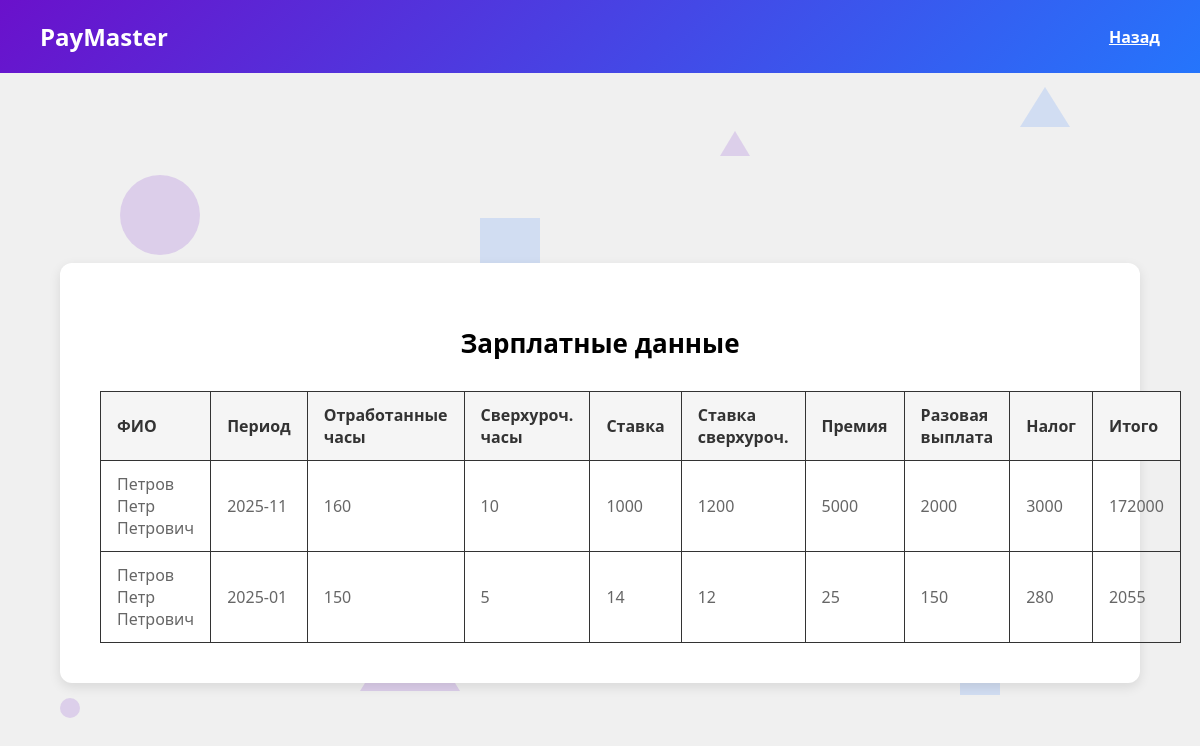
Screenshot of /salary_details (signed in) with the database file from the repository.
### tables this page shows
CREATE TABLE "Payroll" (
	"id"	INTEGER,
	"period"	TEXT NOT NULL,
	"hoursWorked"	INTEGER NOT NULL,
	"overtimeHours"	NUMERIC,
	"Rate"	INTEGER NOT NULL,
	"overtimeRate"	INTEGER,
	"bonus"	INTEGER,
	"oneTimePayment"	INTEGER,
	"taxAmount"	INTEGER NOT NULL,
	"totalEarnings"	INTEGER NOT NULL,
	"Employee_id"	INTEGER,
	PRIMARY KEY("id" AUTOINCREMENT),
	FOREIGN KEY("Employee_id") REFERENCES "Employee"("id")
);

CREATE TABLE "Employee" (
	"id"	INTEGER,
	"FIO"	TEXT NOT NULL,
	"PaymentType_id"	INTEGER,
	"Users_id"	INTEGER,
	PRIMARY KEY("id" AUTOINCREMENT),
	FOREIGN KEY("PaymentType_id") REFERENCES "PaymentType"("id"),
	FOREIGN KEY("Users_id") REFERENCES "users"("id")
);

### server.py (the view)
@app.route("/salary_details")
def salary_details():
    buh_id = session.get("user_id")
    if not buh_id:
        return redirect(url_for("login_page"))
    conn = get_db()
    payrolls = conn.execute("""
        SELECT e.FIO, p.period, p.hoursWorked, p.overtimeHours,
               p.Rate, p.overtimeRate, p.bonus, p.oneTimePayment,
               p.taxAmount, p.totalEarnings
        FROM Payroll p
        JOIN Employee e ON p.Employee_id = e.id
        WHERE e.Users_id = ?
        ORDER BY p.period DESC, e.FIO
    """, (buh_id,)).fetchall()
    conn.close()
    return render_template("Details.html", payrolls=payrolls)

### server.py (called while the page is built)
def get_db():
    conn = sqlite3.connect(DB_PATH)
    conn.row_factory = sqlite3.Row
    return conn

### templates/Details.html (shortened to what this page needs)
<!DOCTYPE html>
<html lang="ru">
<head>
  <link rel="stylesheet" href="{{ url_for('static', filename='Details.css') }}" />
</head>
<body>
  <header class="top-bar">
    <div class="brand">PayMaster</div>
    <nav class="nav-right">
      <a href="{{ url_for('buh_home') }}" class="nav-item">Назад</a>
    </nav>
  </header>
  <main class="page">
    <section class="content table-card">
      <h2>Зарплатные данные</h2>
      <table>
        <thead>
          <tr>
            <th>ФИО</th>
            <th>Период</th>
            <th>Отработанные часы</th>
            <th>Сверхуроч. часы</th>
            <th>Ставка</th>
            <th>Ставка сверхуроч.</th>
            <th>Премия</th>
            <th>Разовая выплата</th>
            <th>Налог</th>
            <th>Итого</th>
          </tr>
        </thead>
        <tbody>
          {% for p in payrolls %}
          <tr>
            <td>{{ p.FIO }}</td>
            <td>{{ p.period }}</td>
            <td>{{ p.hoursWorked }}</td>
            <td>{{ p.overtimeHours }}</td>
            <td>{{ p.Rate }}</td>
            <td>{{ p.overtimeRate }}</td>
            <td>{{ p.bonus }}</td>
            <td>{{ p.oneTimePayment }}</td>
            <td>{{ p.taxAmount }}</td>
            <td>{{ p.totalEarnings }}</td>
          </tr>
          {% else %}
          <tr>
            <td colspan="10" style="text-align:center;">Нет данных</td>
          </tr>
          {% endfor %}
        </tbody>
      </table>
    </section>
  </main>
  <div class="animated-bg" aria-hidden="true">
    <div class="shape circle"></div>
    <div class="shape circle tiny"></div>
    <div class="shape square mid"></div>
    <div class="shape triangle small"></div>
    <div class="shape triangle tiny"></div>
  </div>
</body>
</html>

### static/Details.css (style rules this page uses)
body { margin: 0; font-family: 'Segoe UI', sans-serif; background-color: #f0f0f0; position: relative; overflow: hidden; }
.top-bar { display: flex; justify-content: space-between; align-items: center; background: linear-gradient(135deg, #6a11cb, #2575fc); color: white; padding: 20px 40px; }
.brand { font-size: 24px; font-weight: bold; }
.nav-right { display: flex; gap: 20px; }
.nav-item { font-weight: bold; color: white; cursor: pointer; font-size: 16px; }
.page { min-height: calc(100vh - 80px); display: flex; justify-content: center; align-items: center; padding: 40px; }
.table-card { width: min(1000px, 95%); background: white; border-radius: 12px; padding: 40px; box-shadow: 0 4px 12px rgba(0,0,0,0.1); }
.table-card h2 { text-align: center; margin-bottom: 30px; font-size: 26px; }
table { width: 100%; border-collapse: collapse; font-size: 16px; border: 1px solid #333; }
th, td { padding: 12px 16px; text-align: left; border: 1px solid #333; }
th { font-weight: bold; background-color: #f5f5f5; color: #333; }
td { color: #666; }
.animated-bg { position: fixed; inset: 0; z-index: -1; pointer-events: none; }
.shape { position: absolute; opacity: 0.15; animation: float 12s infinite linear; }
.circle { width: 80px; height: 80px; border-radius: 50%; background: #6a11cb; top: 20%; left: 10%; animation-duration: 15s; }
.circle.tiny { width: 20px; height: 20px; top: 80%; left: 5%; animation-duration: 10s; }
.square { width: 70px; height: 70px; background: #2575fc; top: 40%; left: 70%; animation-duration: 18s; }
.square.mid { width: 60px; height: 60px; top: 25%; left: 40%; animation-duration: 16s; }
.triangle { width: 0; height: 0; border-left: 50px solid transparent; border-right: 50px solid transparent; border-bottom: 80px solid #6a11cb; top: 70%; left: 30%; animation-duration: 20s; }
.triangle.small { border-left: 25px solid transparent; border-right: 25px solid transparent; border-bottom: 40px solid #2575fc; top: 10%; left: 85%; animation-duration: 14s; }
.triangle.tiny { border-left: 15px solid transparent; border-right: 15px solid transparent; border-bottom: 25px solid #6a11cb; top: 15%; left: 60%; animation-duration: 11s; }

### rows the page displays
Payroll: FIO "Петров Петр Петрович", period "2025-11", hoursWorked "160", overtimeHours "10", Rate "1000", overtimeRate "1200", bonus "5000", oneTimePayment "2000", taxAmount "3000", totalEarnings "172000"
Payroll: FIO "Петров Петр Петрович", period "2025-01", hoursWorked "150", overtimeHours "5", Rate "14", overtimeRate "12", bonus "25", oneTimePayment "150", taxAmount "280", totalEarnings "2055"
